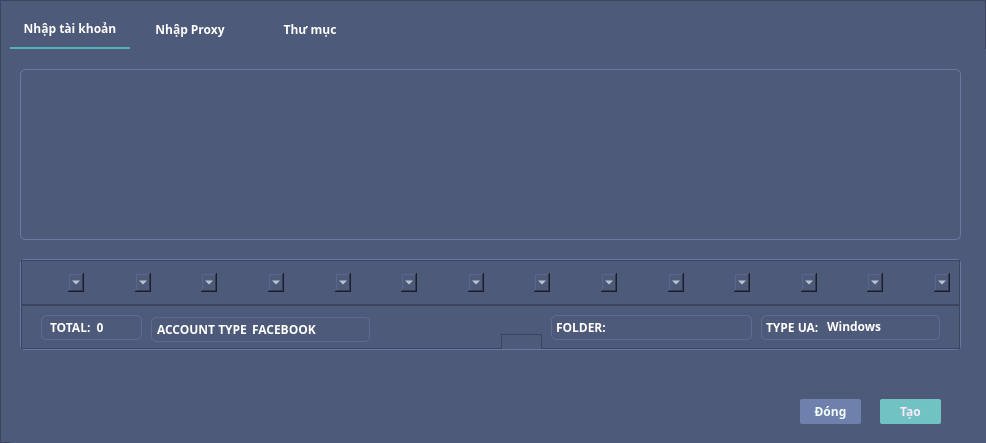
<?xml version="1.0" encoding="UTF-8"?>
<ui version="4.0">
 <class>TabWidget</class>
 <widget class="QMainWindow" name="TabWidget">
  <property name="geometry">
   <rect>
    <x>0</x>
    <y>0</y>
    <width>986</width>
    <height>443</height>
   </rect>
  </property>
  <property name="maximumSize">
   <size>
    <width>986</width>
    <height>443</height>
   </size>
  </property>
  <property name="windowTitle">
   <string>MainWindow</string>
  </property>
  <widget class="QWidget" name="centralwidget">
   <property name="minimumSize">
    <size>
     <width>986</width>
     <height>443</height>
    </size>
   </property>
   <property name="maximumSize">
    <size>
     <width>16777215</width>
     <height>443</height>
    </size>
   </property>
   <layout class="QHBoxLayout" name="horizontalLayout">
    <property name="spacing">
     <number>0</number>
    </property>
    <property name="leftMargin">
     <number>0</number>
    </property>
    <property name="topMargin">
     <number>0</number>
    </property>
    <property name="rightMargin">
     <number>0</number>
    </property>
    <property name="bottomMargin">
     <number>0</number>
    </property>
    <item>
     <widget class="QFrame" name="frameMain">
      <property name="styleSheet">
       <string notr="true">background-color: rgb(78, 90, 121);</string>
      </property>
      <property name="frameShape">
       <enum>QFrame::StyledPanel</enum>
      </property>
      <property name="frameShadow">
       <enum>QFrame::Raised</enum>
      </property>
      <widget class="QTabWidget" name="tabWidget">
       <property name="geometry">
        <rect>
         <x>10</x>
         <y>10</y>
         <width>981</width>
         <height>441</height>
        </rect>
       </property>
       <property name="font">
        <font>
         <family>MesloLGLDZ Nerd Font</family>
        </font>
       </property>
       <property name="styleSheet">
        <string notr="true"> QTabWidget::pane {
                font-weight: bold;
				color: rgb(255, 255, 255);
                border: 1px solid  rgb(225, 229, 255);
				background-color: rgb(78, 90, 121);
				border-radius:3px;
border:none;
            }
 QTabBar::tab {
				background-color: rgb(78, 90, 121);
				color: rgb(255, 255, 255);
                padding: 10px;
                font-weight: bold;
                border-bottom: none;
                min-width: 100px;
            }

QTabBar::tab:selected {
				border:none;
	  			background-color: rgb(78, 90, 121);
                font-weight: bold;
				border-bottom:2px  solid rgb(79, 181, 178);
				color: rgb(255, 255, 255);
            }

QTabBar::tab:hover {
				background-color: rgb(78, 90, 121);		
				border-radius:3px;
				color: rgb(255, 255, 255);
            }

QComboBox {
    background-color: rgb(78, 90, 121);
    border: none;
    color: rgb(255, 255, 255);
}

QFrame#frame {
    border: 1px solid #6878a1;
    border-radius: 4px;
}

QFrame#frame:hover {
    border: 1px solid #8094c6;
    border-radius: 4px;
    background-color: rgb(245, 242, 255);
}

QComboBox::drop-down {
    subcontrol-origin: padding;
    subcontrol-position: top right;
    width: 10px; 
    border-left-color: #788dca;
    border-left-style: solid;
    color: rgb(255, 255, 255);
    border-top-right-radius: 2px;
    border-bottom-right-radius: 3px;    
	image: url(:/icons/png/cil-arrow-bottom.png);
    background-position: center;
    background-repeat: no-repeat;
    border-radius: 4px;
   margin-left: -4px;
}

QComboBox QAbstractItemView {
	background-color: rgb(78, 90, 121);
    color: rgb(255, 255, 255); /* White text color */
    border: none; /* No border */
	 selection-background-color: rgb(135, 155, 208);
    selection-color: rgb(255, 255, 255); /* Selected item text color */
    border-radius: 4px;
}

QComboBox::item {
    background-color: transparent; /* Ensure background is transparent */
    color: rgb(255, 255, 255); /* White text color */
    border-radius: 4px; /* Apply rounded borders */
}

QComboBox::item:selected {
    background-color: rgb(190, 190, 190); /* Light background on selection */
    color: rgb(255, 255, 255); /* Maintain text color */
    border-radius: 4px; /* Ensure rounded borders are applied */
}

QComboBox::item:focus {
    outline: none; /* Remove focus outline */
}


 QScrollBar:horizontal {
                border: none;
               background-color: rgb(150, 173, 232);
                height: 5px;
                margin: 0px 0px 0 0px;
                border-radius: 5px;
            }
            QScrollBar:horizontal {
                border: none;
			background-color: rgb(150, 173, 232);

                height: 3px;
                margin: 0px 0px 0 0px;
                border-radius: 5px;
            }
            QScrollBar::handle:horizontal {
				 background-color: rgb(105, 122, 163);
			   
                min-width: 2px;
                border-radius: 5px;
            }
            QScrollBar::add-line:horizontal {
                border: none;
                width: 0px;
                background-color: none;
            }
            QScrollBar::sub-line:horizontal {
                border: none;
                background: none;
                width: 0px;
            }
            QScrollBar::up-arrow:horizontal, QScrollBar::down-arrow:horizontal {
                background: none;
            }
            QScrollBar::add-page:horizontal, QScrollBar::sub-page:horizontal {
                background: none;
            }
            QScrollBar:vertical {
                border: none;
				background-color: rgb(105, 122, 163);

                width: 3px;
                margin: 0px 0 0px 0;
                border-radius: 5px;
            }
            QScrollBar::handle:vertical {
                background-color: rgb(150, 173, 232);
                min-height: 5px;
                border-radius: 5px;
            }
            QScrollBar::add-line:vertical {
                border: none;
                background: none;
                height: 0px;
            }
            QScrollBar::sub-line:vertical {
                border: none;
                background: none;
                height: 0px;
            }
            QScrollBar::up-arrow:vertical, QScrollBar::down-arrow:vertical {
                background: none;
            }
            QScrollBar::add-page:vertical, QScrollBar::sub-page:vertical {
                background: none;
            }</string>
       </property>
       <property name="currentIndex">
        <number>0</number>
       </property>
       <widget class="QWidget" name="TabAddItems">
        <attribute name="title">
         <string>Nhập tài khoản</string>
        </attribute>
        <widget class="QPlainTextEdit" name="plain_item">
         <property name="geometry">
          <rect>
           <x>10</x>
           <y>20</y>
           <width>941</width>
           <height>171</height>
          </rect>
         </property>
         <property name="font">
          <font>
           <family>MesloLGSDZ Nerd Font</family>
           <pointsize>8</pointsize>
          </font>
         </property>
         <property name="styleSheet">
          <string notr="true">QWidget{
background-color: rgb(237, 234, 255);
}
QPlainTextEdit{
background-color: rgb(78, 90, 121);
color: rgb(255, 255, 255);
border-radius:5px;
padding:5px;
border:1px solid #6878a1;
}
QPlainTextEdit:hover{
background-color: rgb(92, 107, 143);
color: rgb(255, 255, 255);
border-radius:5px;
border:1px solid #8094c6;
}
QFrame{
border-radius:5px;
}
</string>
         </property>
         <property name="tabChangesFocus">
          <bool>true</bool>
         </property>
         <property name="lineWrapMode">
          <enum>QPlainTextEdit::NoWrap</enum>
         </property>
         <property name="plainText">
          <string/>
         </property>
         <property name="backgroundVisible">
          <bool>false</bool>
         </property>
         <property name="centerOnScroll">
          <bool>true</bool>
         </property>
         <property name="placeholderText">
          <string>Nhập tài khoản</string>
         </property>
        </widget>
        <widget class="QFrame" name="frame">
         <property name="geometry">
          <rect>
           <x>10</x>
           <y>210</y>
           <width>941</width>
           <height>91</height>
          </rect>
         </property>
         <property name="styleSheet">
          <string notr="true"/>
         </property>
         <property name="frameShape">
          <enum>QFrame::StyledPanel</enum>
         </property>
         <property name="frameShadow">
          <enum>QFrame::Raised</enum>
         </property>
         <layout class="QVBoxLayout" name="verticalLayout">
          <property name="spacing">
           <number>0</number>
          </property>
          <property name="leftMargin">
           <number>0</number>
          </property>
          <property name="topMargin">
           <number>0</number>
          </property>
          <property name="rightMargin">
           <number>0</number>
          </property>
          <property name="bottomMargin">
           <number>0</number>
          </property>
          <item>
           <widget class="QFrame" name="frame_4">
            <property name="minimumSize">
             <size>
              <width>0</width>
              <height>39</height>
             </size>
            </property>
            <property name="font">
             <font>
              <weight>50</weight>
              <bold>false</bold>
             </font>
            </property>
            <property name="styleSheet">
             <string notr="true"/>
            </property>
            <property name="frameShape">
             <enum>QFrame::StyledPanel</enum>
            </property>
            <property name="frameShadow">
             <enum>QFrame::Raised</enum>
            </property>
            <layout class="QHBoxLayout" name="horizontalLayout_2">
             <item>
              <widget class="QComboBox" name="combox_1">
               <property name="minimumSize">
                <size>
                 <width>0</width>
                 <height>19</height>
                </size>
               </property>
               <property name="font">
                <font>
                 <family>MesloLGMDZ Nerd Font</family>
                 <pointsize>7</pointsize>
                 <weight>50</weight>
                 <bold>false</bold>
                </font>
               </property>
              </widget>
             </item>
             <item>
              <widget class="QComboBox" name="combox_2">
               <property name="minimumSize">
                <size>
                 <width>0</width>
                 <height>19</height>
                </size>
               </property>
               <property name="font">
                <font>
                 <family>MesloLGSDZ Nerd Font</family>
                 <weight>75</weight>
                 <bold>true</bold>
                </font>
               </property>
              </widget>
             </item>
             <item>
              <widget class="QComboBox" name="combox_3">
               <property name="minimumSize">
                <size>
                 <width>0</width>
                 <height>19</height>
                </size>
               </property>
               <property name="font">
                <font>
                 <family>MesloLGMDZ Nerd Font</family>
                 <weight>75</weight>
                 <bold>true</bold>
                </font>
               </property>
              </widget>
             </item>
             <item>
              <widget class="QComboBox" name="combox_4">
               <property name="minimumSize">
                <size>
                 <width>0</width>
                 <height>19</height>
                </size>
               </property>
               <property name="font">
                <font>
                 <family>MesloLGMDZ Nerd Font</family>
                 <weight>75</weight>
                 <bold>true</bold>
                </font>
               </property>
              </widget>
             </item>
             <item>
              <widget class="QComboBox" name="combox_5">
               <property name="minimumSize">
                <size>
                 <width>0</width>
                 <height>19</height>
                </size>
               </property>
               <property name="font">
                <font>
                 <family>MesloLGSDZ Nerd Font</family>
                 <weight>75</weight>
                 <bold>true</bold>
                </font>
               </property>
              </widget>
             </item>
             <item>
              <widget class="QComboBox" name="combox_6">
               <property name="minimumSize">
                <size>
                 <width>0</width>
                 <height>19</height>
                </size>
               </property>
               <property name="font">
                <font>
                 <family>MesloLGSDZ Nerd Font</family>
                 <weight>75</weight>
                 <bold>true</bold>
                </font>
               </property>
              </widget>
             </item>
             <item>
              <widget class="QComboBox" name="combox_7">
               <property name="font">
                <font>
                 <family>MesloLGLDZ Nerd Font</family>
                 <weight>75</weight>
                 <bold>true</bold>
                </font>
               </property>
              </widget>
             </item>
             <item>
              <widget class="QComboBox" name="combox_8">
               <property name="font">
                <font>
                 <family>MesloLGLDZ Nerd Font</family>
                 <weight>75</weight>
                 <bold>true</bold>
                </font>
               </property>
              </widget>
             </item>
             <item>
              <widget class="QComboBox" name="combox_9">
               <property name="font">
                <font>
                 <family>MesloLGLDZ Nerd Font</family>
                 <weight>75</weight>
                 <bold>true</bold>
                </font>
               </property>
              </widget>
             </item>
             <item>
              <widget class="QComboBox" name="combox_10">
               <property name="font">
                <font>
                 <family>MesloLGLDZ Nerd Font</family>
                 <weight>75</weight>
                 <bold>true</bold>
                </font>
               </property>
              </widget>
             </item>
             <item>
              <widget class="QComboBox" name="combox_11">
               <property name="minimumSize">
                <size>
                 <width>0</width>
                 <height>19</height>
                </size>
               </property>
               <property name="font">
                <font>
                 <family>MesloLGMDZ Nerd Font</family>
                 <weight>75</weight>
                 <bold>true</bold>
                </font>
               </property>
              </widget>
             </item>
             <item>
              <widget class="QComboBox" name="combox_12">
               <property name="minimumSize">
                <size>
                 <width>0</width>
                 <height>19</height>
                </size>
               </property>
               <property name="font">
                <font>
                 <family>MesloLGMDZ Nerd Font</family>
                 <weight>75</weight>
                 <bold>true</bold>
                </font>
               </property>
              </widget>
             </item>
             <item>
              <widget class="QComboBox" name="combox_13">
               <property name="minimumSize">
                <size>
                 <width>0</width>
                 <height>19</height>
                </size>
               </property>
               <property name="font">
                <font>
                 <family>MesloLGMDZ Nerd Font</family>
                 <weight>75</weight>
                 <bold>true</bold>
                </font>
               </property>
              </widget>
             </item>
             <item>
              <widget class="QComboBox" name="combox_14">
               <property name="minimumSize">
                <size>
                 <width>0</width>
                 <height>19</height>
                </size>
               </property>
               <property name="font">
                <font>
                 <family>MesloLGMDZ Nerd Font</family>
                 <weight>75</weight>
                 <bold>true</bold>
                </font>
               </property>
              </widget>
             </item>
            </layout>
           </widget>
          </item>
          <item>
           <widget class="QFrame" name="frame_2">
            <property name="minimumSize">
             <size>
              <width>0</width>
              <height>39</height>
             </size>
            </property>
            <property name="font">
             <font>
              <weight>50</weight>
              <bold>false</bold>
             </font>
            </property>
            <property name="styleSheet">
             <string notr="true"/>
            </property>
            <property name="frameShape">
             <enum>QFrame::StyledPanel</enum>
            </property>
            <property name="frameShadow">
             <enum>QFrame::Raised</enum>
            </property>
            <widget class="QLabel" name="label">
             <property name="geometry">
              <rect>
               <x>20</x>
               <y>10</y>
               <width>101</width>
               <height>25</height>
              </rect>
             </property>
             <property name="font">
              <font>
               <family>MesloLGMDZ Nerd Font</family>
               <weight>75</weight>
               <bold>true</bold>
              </font>
             </property>
             <property name="styleSheet">
              <string notr="true">
    QLabel {
        color: rgb(255, 255, 255);
        border-radius: 5px;
        background-color: rgb(78, 90, 121);
        padding: 5px;
        border: 0.5px solid #5c6b8f;
    }
    QLabel:hover {
        color: rgb(255, 255, 255);
        border-radius: 5px;
        background-color: rgb(78, 90, 121);
        padding: 5px;
        border: 0.5px solid #8094c6;
    }</string>
             </property>
             <property name="text">
              <string>TOTAL:  0</string>
             </property>
            </widget>
            <widget class="QFrame" name="frame_3">
             <property name="geometry">
              <rect>
               <x>130</x>
               <y>12</y>
               <width>219</width>
               <height>25</height>
              </rect>
             </property>
             <property name="styleSheet">
              <string notr="true">
    QFrame#frame_3 {
        color: rgb(255, 255, 255);
        border-radius: 5px;
        background-color: rgb(78, 90, 121);
        padding: 5px;
        border: 0.5px solid #5c6b8f;
    }
    QFrame#frame_3:hover {
        color: rgb(255, 255, 255);
        border-radius: 5px;
        background-color: rgb(78, 90, 121);
        padding: 5px;
        border: 0.5px solid #8094c6;
    }</string>
             </property>
             <property name="frameShape">
              <enum>QFrame::StyledPanel</enum>
             </property>
             <property name="frameShadow">
              <enum>QFrame::Raised</enum>
             </property>
             <layout class="QHBoxLayout" name="horizontalLayout_3">
              <property name="spacing">
               <number>0</number>
              </property>
              <property name="leftMargin">
               <number>0</number>
              </property>
              <property name="topMargin">
               <number>0</number>
              </property>
              <property name="rightMargin">
               <number>0</number>
              </property>
              <property name="bottomMargin">
               <number>0</number>
              </property>
              <item>
               <widget class="QLabel" name="label_2">
                <property name="maximumSize">
                 <size>
                  <width>90</width>
                  <height>16777215</height>
                 </size>
                </property>
                <property name="font">
                 <font>
                  <family>MesloLGMDZ Nerd Font</family>
                  <weight>75</weight>
                  <bold>true</bold>
                 </font>
                </property>
                <property name="styleSheet">
                 <string notr="true">color: rgb(255, 255, 255);
background-color: rgb(78, 90, 121);</string>
                </property>
                <property name="text">
                 <string>ACCOUNT TYPE:</string>
                </property>
               </widget>
              </item>
              <item>
               <widget class="QFrame" name="frame_6">
                <property name="frameShape">
                 <enum>QFrame::StyledPanel</enum>
                </property>
                <property name="frameShadow">
                 <enum>QFrame::Raised</enum>
                </property>
                <widget class="QComboBox" name="combo_account">
                 <property name="geometry">
                  <rect>
                   <x>0</x>
                   <y>-4</y>
                   <width>119</width>
                   <height>20</height>
                  </rect>
                 </property>
                 <property name="minimumSize">
                  <size>
                   <width>0</width>
                   <height>0</height>
                  </size>
                 </property>
                 <property name="font">
                  <font>
                   <family>MesloLGSDZ Nerd Font</family>
                   <weight>75</weight>
                   <bold>true</bold>
                  </font>
                 </property>
                 <property name="styleSheet">
                  <string notr="true">QComboBox{
color: rgb(255, 255, 255);
border-radius:3px;
background-color: rgb(78, 90, 121);
padding:5px;
}
QComboBox::drop-down {
	subcontrol-origin: padding;
	subcontrol-position: top right;
	width: 30px; 
	border-left-color: #788dca;
	border-left-style: solid;
	border-top-right-radius: 2px;
	border-bottom-right-radius: 3px;	
	background-position: center;
	background-repeat: no-reperat;
 }</string>
                 </property>
                 <item>
                  <property name="text">
                   <string>FACEBOOK</string>
                  </property>
                 </item>
                 <item>
                  <property name="text">
                   <string>INSTAGRAM</string>
                  </property>
                 </item>
                </widget>
               </widget>
              </item>
             </layout>
            </widget>
            <widget class="QFrame" name="frame_5">
             <property name="geometry">
              <rect>
               <x>530</x>
               <y>10</y>
               <width>201</width>
               <height>25</height>
              </rect>
             </property>
             <property name="font">
              <font>
               <family>MS UI Gothic</family>
              </font>
             </property>
             <property name="styleSheet">
              <string notr="true">
    QFrame#frame_5 {
        color: rgb(255, 255, 255);
        border-radius: 5px;
        background-color: rgb(78, 90, 121);
        padding: 5px;
        border: 0.5px solid #5c6b8f;
    }
    QFrame#frame_5:hover {
        color: rgb(255, 255, 255);
        border-radius: 5px;
        background-color: rgb(78, 90, 121);
        padding: 5px;
        border: 0.5px solid #8094c6;
    }</string>
             </property>
             <property name="frameShape">
              <enum>QFrame::StyledPanel</enum>
             </property>
             <property name="frameShadow">
              <enum>QFrame::Raised</enum>
             </property>
             <widget class="QLabel" name="label_3">
              <property name="geometry">
               <rect>
                <x>5</x>
                <y>2</y>
                <width>50</width>
                <height>21</height>
               </rect>
              </property>
              <property name="minimumSize">
               <size>
                <width>0</width>
                <height>19</height>
               </size>
              </property>
              <property name="maximumSize">
               <size>
                <width>50</width>
                <height>16777215</height>
               </size>
              </property>
              <property name="font">
               <font>
                <family>MesloLGMDZ Nerd Font</family>
                <weight>75</weight>
                <bold>true</bold>
               </font>
              </property>
              <property name="styleSheet">
               <string notr="true">color: rgb(255, 255, 255);
background-color: rgb(78, 90, 121);</string>
              </property>
              <property name="text">
               <string>FOLDER: </string>
              </property>
             </widget>
             <widget class="QComboBox" name="combo_danhmuc">
              <property name="geometry">
               <rect>
                <x>60</x>
                <y>3</y>
                <width>131</width>
                <height>20</height>
               </rect>
              </property>
              <property name="minimumSize">
               <size>
                <width>100</width>
                <height>19</height>
               </size>
              </property>
              <property name="font">
               <font>
                <family>MesloLGSDZ Nerd Font</family>
                <weight>75</weight>
                <bold>true</bold>
               </font>
              </property>
              <property name="styleSheet">
               <string notr="true">QComboBox{
color: rgb(255, 255, 255);
border-radius:3px;
frame_5
padding:5px;
}
QComboBox::drop-down {
	subcontrol-origin: padding;
	subcontrol-position: top right;
	width: 30px; 
	border-left-color: #788dca;
	border-left-style: solid;
	border-top-right-radius: 2px;
	border-bottom-right-radius: 3px;	
	background-position: center;
	background-repeat: no-reperat;
 }</string>
              </property>
             </widget>
            </widget>
            <widget class="QFrame" name="frame_9">
             <property name="geometry">
              <rect>
               <x>480</x>
               <y>29</y>
               <width>41</width>
               <height>61</height>
              </rect>
             </property>
             <property name="frameShape">
              <enum>QFrame::StyledPanel</enum>
             </property>
             <property name="frameShadow">
              <enum>QFrame::Raised</enum>
             </property>
            </widget>
            <widget class="QFrame" name="frame_8">
             <property name="geometry">
              <rect>
               <x>740</x>
               <y>10</y>
               <width>179</width>
               <height>25</height>
              </rect>
             </property>
             <property name="styleSheet">
              <string notr="true">
    QFrame#frame_8 {
        color: rgb(255, 255, 255);
        border-radius: 5px;
        background-color: rgb(78, 90, 121);
        padding: 5px;
        border: 0.5px solid #5c6b8f;
    }
    QFrame#frame_8:hover {
        color: rgb(255, 255, 255);
        border-radius: 5px;
        background-color: rgb(78, 90, 121);
        padding: 5px;
        border: 0.5px solid #8094c6;
    }</string>
             </property>
             <property name="frameShape">
              <enum>QFrame::StyledPanel</enum>
             </property>
             <property name="frameShadow">
              <enum>QFrame::Raised</enum>
             </property>
             <widget class="QLabel" name="label_4">
              <property name="geometry">
               <rect>
                <x>5</x>
                <y>2</y>
                <width>70</width>
                <height>21</height>
               </rect>
              </property>
              <property name="minimumSize">
               <size>
                <width>0</width>
                <height>19</height>
               </size>
              </property>
              <property name="maximumSize">
               <size>
                <width>70</width>
                <height>16777215</height>
               </size>
              </property>
              <property name="font">
               <font>
                <family>MesloLGMDZ Nerd Font</family>
                <weight>75</weight>
                <bold>true</bold>
               </font>
              </property>
              <property name="styleSheet">
               <string notr="true">color: rgb(255, 255, 255);
background-color: rgb(78, 90, 121);</string>
              </property>
              <property name="text">
               <string>TYPE UA:</string>
              </property>
             </widget>
             <widget class="QComboBox" name="combo_ua">
              <property name="geometry">
               <rect>
                <x>61</x>
                <y>1</y>
                <width>112</width>
                <height>21</height>
               </rect>
              </property>
              <property name="minimumSize">
               <size>
                <width>0</width>
                <height>20</height>
               </size>
              </property>
              <property name="font">
               <font>
                <family>MesloLGSDZ Nerd Font</family>
                <weight>75</weight>
                <bold>true</bold>
               </font>
              </property>
              <property name="styleSheet">
               <string notr="true">QComboBox{
color: rgb(255, 255, 255);
border-radius:3px;
	background-color: rgb(78, 90, 121);
padding:5px;
}
QComboBox::drop-down {
	subcontrol-origin: padding;
	subcontrol-position: top right;
	width: 30px; 
	border-left-color: #788dca;
	border-left-style: solid;
	border-top-right-radius: 2px;
	border-bottom-right-radius: 3px;	
	background-position: center;
	background-repeat: no-reperat;
 }</string>
              </property>
              <item>
               <property name="text">
                <string>Windows</string>
               </property>
              </item>
              <item>
               <property name="text">
                <string>IOS</string>
               </property>
              </item>
              <item>
               <property name="text">
                <string>Android</string>
               </property>
              </item>
             </widget>
            </widget>
           </widget>
          </item>
         </layout>
        </widget>
        <widget class="QPushButton" name="item_close">
         <property name="geometry">
          <rect>
           <x>790</x>
           <y>350</y>
           <width>61</width>
           <height>25</height>
          </rect>
         </property>
         <property name="font">
          <font>
           <family>MesloLGMDZ Nerd Font</family>
           <weight>75</weight>
           <bold>true</bold>
          </font>
         </property>
         <property name="styleSheet">
          <string notr="true">
QPushButton{
border:none;
border-radius:2px;
background-color: rgb(111, 128, 172);
color: rgb(244, 255, 250);
}
QPushButton:hover{
border:none;
border-radius:3px;
	color: rgb(244, 255, 250);
	background-color: rgb(127, 147, 197);
}</string>
         </property>
         <property name="text">
          <string>Đóng</string>
         </property>
        </widget>
        <widget class="QPushButton" name="item_add">
         <property name="geometry">
          <rect>
           <x>870</x>
           <y>350</y>
           <width>61</width>
           <height>25</height>
          </rect>
         </property>
         <property name="font">
          <font>
           <family>MesloLGMDZ Nerd Font</family>
           <weight>75</weight>
           <bold>true</bold>
          </font>
         </property>
         <property name="styleSheet">
          <string notr="true">

QPushButton{
border:none;
border-radius:2px;
background-color: rgb(113, 194, 194);
color: rgb(255, 233, 253);
}
QPushButton:hover{
border:none;
border-radius:3px;
color: rgb(255, 233, 253);
	background-color: rgb(120, 206, 206);
}</string>
         </property>
         <property name="text">
          <string>Tạo</string>
         </property>
        </widget>
       </widget>
       <widget class="QWidget" name="TabProxy">
        <attribute name="title">
         <string>Nhập Proxy</string>
        </attribute>
        <widget class="QFrame" name="frame_11">
         <property name="geometry">
          <rect>
           <x>0</x>
           <y>0</y>
           <width>981</width>
           <height>341</height>
          </rect>
         </property>
         <property name="frameShape">
          <enum>QFrame::StyledPanel</enum>
         </property>
         <property name="frameShadow">
          <enum>QFrame::Raised</enum>
         </property>
         <widget class="QPlainTextEdit" name="plain_proxy">
          <property name="geometry">
           <rect>
            <x>0</x>
            <y>50</y>
            <width>311</width>
            <height>91</height>
           </rect>
          </property>
          <property name="font">
           <font>
            <family>MesloLGSDZ Nerd Font</family>
            <pointsize>8</pointsize>
           </font>
          </property>
          <property name="styleSheet">
           <string notr="true">QWidget{
background-color: rgb(237, 234, 255);
}
QPlainTextEdit{
background-color: rgb(78, 90, 121);
color: rgb(255, 255, 255);
border-radius:5px;
padding:5px;
border:1px solid #6878a1;
}
QPlainTextEdit:hover{
background-color: rgb(92, 107, 143);
color: rgb(255, 255, 255);
border-radius:5px;
border:1px solid #8094c6;
}
</string>
          </property>
          <property name="tabChangesFocus">
           <bool>true</bool>
          </property>
          <property name="lineWrapMode">
           <enum>QPlainTextEdit::NoWrap</enum>
          </property>
          <property name="plainText">
           <string/>
          </property>
          <property name="backgroundVisible">
           <bool>false</bool>
          </property>
          <property name="centerOnScroll">
           <bool>true</bool>
          </property>
          <property name="placeholderText">
           <string>Nhập Proxy</string>
          </property>
         </widget>
         <widget class="QComboBox" name="combo_proxy">
          <property name="geometry">
           <rect>
            <x>0</x>
            <y>10</y>
            <width>311</width>
            <height>23</height>
           </rect>
          </property>
          <property name="minimumSize">
           <size>
            <width>0</width>
            <height>0</height>
           </size>
          </property>
          <property name="font">
           <font>
            <family>MesloLGSDZ Nerd Font</family>
            <weight>75</weight>
            <bold>true</bold>
           </font>
          </property>
          <property name="styleSheet">
           <string notr="true">  QComboBox {
        color: rgb(255, 255, 255);
        border-radius: 5px;
        background-color: rgb(78, 90, 121);
        padding: 5px;
        border: 0.5px solid #5c6b8f;
    }
    QComboBox:hover {
        color: rgb(255, 255, 255);
        border-radius: 5px;
        background-color: rgb(78, 90, 121);
        padding: 5px;
        border: 0.5px solid #8094c6;
    }
    QComboBox::drop-down {
        subcontrol-origin: padding;
        subcontrol-position: top right;
        width: 30px; 
        border-left-color: #788dca;
        border-left-style: solid;
        border-top-right-radius: 2px;
        border-bottom-right-radius: 3px;    
        background-position: center;
        background-repeat: no-repeat;
    }</string>
          </property>
          <item>
           <property name="text">
            <string>HTTP Proxy</string>
           </property>
          </item>
          <item>
           <property name="text">
            <string>Socks 4 Proxy</string>
           </property>
          </item>
          <item>
           <property name="text">
            <string>Socks 5 Proxy</string>
           </property>
          </item>
          <item>
           <property name="text">
            <string>Free Proxy</string>
           </property>
          </item>
         </widget>
        </widget>
        <widget class="QPushButton" name="item_close_2">
         <property name="geometry">
          <rect>
           <x>790</x>
           <y>350</y>
           <width>61</width>
           <height>25</height>
          </rect>
         </property>
         <property name="font">
          <font>
           <family>MesloLGMDZ Nerd Font</family>
           <weight>75</weight>
           <bold>true</bold>
          </font>
         </property>
         <property name="styleSheet">
          <string notr="true">
QPushButton{
border:none;
border-radius:2px;
background-color: rgb(111, 128, 172);
color: rgb(244, 255, 250);
}
QPushButton:hover{
border:none;
border-radius:3px;
	color: rgb(244, 255, 250);
	background-color: rgb(127, 147, 197);
}</string>
         </property>
         <property name="text">
          <string>Đóng</string>
         </property>
        </widget>
        <widget class="QPushButton" name="item_add_2">
         <property name="geometry">
          <rect>
           <x>870</x>
           <y>350</y>
           <width>61</width>
           <height>25</height>
          </rect>
         </property>
         <property name="font">
          <font>
           <family>MesloLGMDZ Nerd Font</family>
           <weight>75</weight>
           <bold>true</bold>
          </font>
         </property>
         <property name="styleSheet">
          <string notr="true">

QPushButton{
border:none;
border-radius:2px;
background-color: rgb(113, 194, 194);
color: rgb(255, 233, 253);
}
QPushButton:hover{
border:none;
border-radius:3px;
color: rgb(255, 233, 253);
	background-color: rgb(120, 206, 206);
}</string>
         </property>
         <property name="text">
          <string>Tạo</string>
         </property>
        </widget>
       </widget>
       <widget class="QWidget" name="tab">
        <attribute name="title">
         <string>Thư mục</string>
        </attribute>
       </widget>
      </widget>
     </widget>
    </item>
   </layout>
  </widget>
 </widget>
 <resources>
  <include location="../icons/icons.qrc"/>
 </resources>
 <connections/>
</ui>
